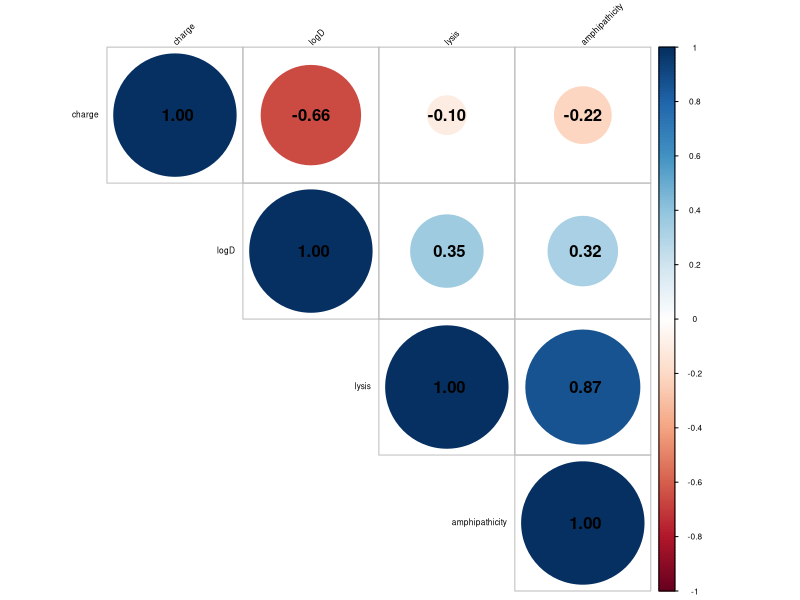

Generate this figure with R:
## ---- chunk 1
knitr::opts_chunk$set(echo = FALSE)
## ---- chunk 2
library(corrplot)
data=read.csv("qsar_example.csv")
mcor=cor(data[,c(2:5)])
corrplot(mcor, type = "upper", order = "hclust",tl.col = "black", 
addCoef.col = "black",cl.cex=0.5,tl.srt = 45,tl.cex=0.5)
